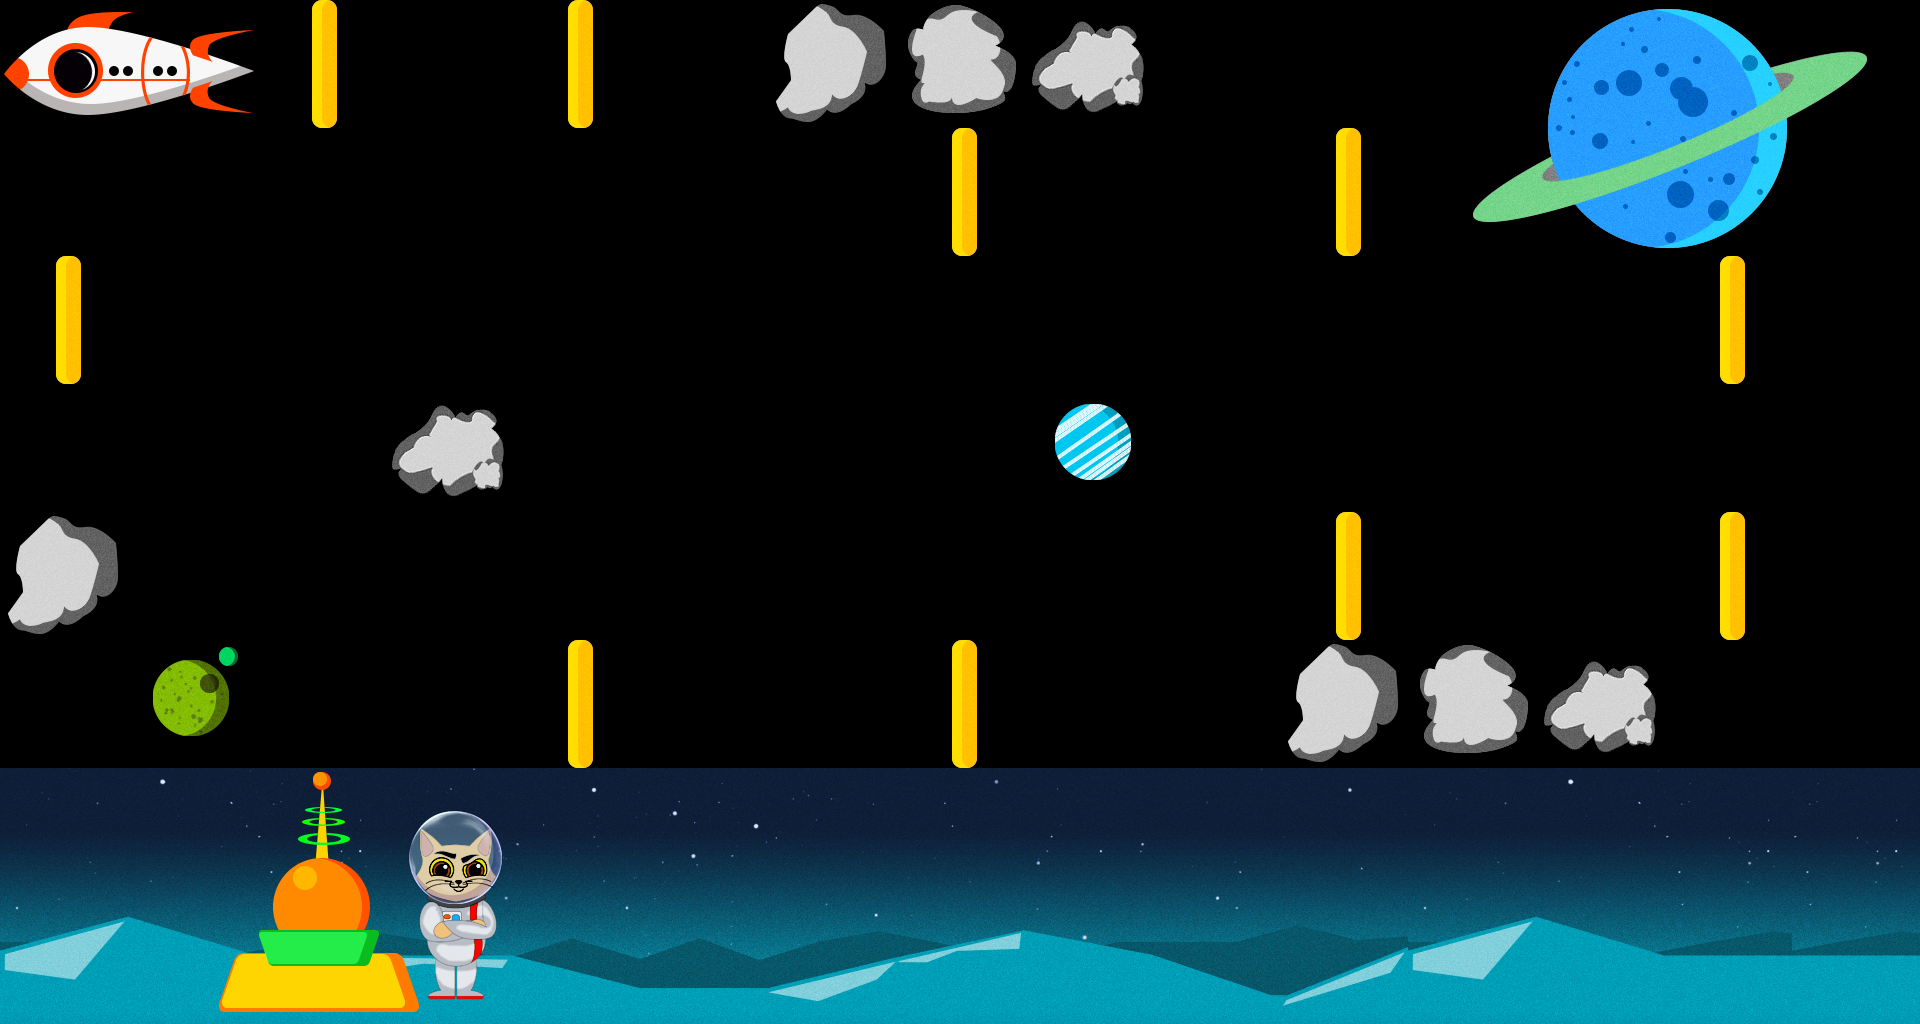

The image is a tile-based game level rendered from a .tmx file. Its description and complete source (layers, tilesets, objects, tile grids) follow:
An orthogonal 15x8 tile map with 128x128 px tiles, 3 tile layers (Tile Layer 1, Tile Layer 3, Tile Layer 2), 2 tilesets.

<map version="1.0" tiledversion="1.1.0" orientation="orthogonal" renderorder="right-down" width="15" height="8" tilewidth="128" tileheight="128" infinite="0" nextobjectid="1">
 <tileset firstgid="1" source="tiles.tsx" />
 <tileset firstgid="65" source="template_assets_v1.tsx" />
 <layer name="Tile Layer 1" width="15" height="8">
  <data encoding="csv">
0,0,0,0,0,0,0,0,0,0,0,0,0,0,0,
0,0,0,0,0,0,0,0,0,0,0,0,0,0,0,
0,0,0,0,0,0,0,0,0,0,0,0,0,0,0,
0,0,0,0,0,0,0,0,0,0,0,0,0,0,0,
0,0,0,0,0,0,0,0,0,0,0,0,0,0,0,
0,0,0,0,0,0,0,0,0,0,0,0,0,0,0,
158,159,160,161,162,163,164,165,166,167,168,158,159,160,160,
173,174,175,176,177,178,179,180,181,182,183,173,174,175,175
</data>
 </layer>
 <layer name="Tile Layer 3" width="15" height="8">
  <data encoding="csv">
0,0,0,0,0,0,0,0,0,0,0,0,0,0,0,
0,0,0,0,0,0,0,0,0,0,0,0,0,0,0,
0,0,0,0,0,0,0,0,0,0,0,0,0,0,0,
0,0,0,0,0,0,0,0,0,0,0,0,0,0,0,
0,0,0,0,0,0,0,0,0,0,0,0,0,0,0,
0,0,0,0,0,0,0,0,0,0,0,0,0,0,0,
0,0,0,138,0,0,0,0,0,0,0,0,0,0,0,
0,0,0,153,0,0,0,0,0,0,0,0,0,0,0
</data>
 </layer>
 <layer name="Tile Layer 2" width="15" height="8">
  <data encoding="csv">
92,93,119,0,119,0,133,134,135,0,0,82,83,84,85,
0,0,0,0,0,0,0,119,0,0,119,97,98,99,100,
119,0,0,0,0,0,0,0,0,0,0,0,0,119,0,
0,0,0,135,0,0,0,0,102,0,0,0,0,0,0,
133,0,0,0,0,0,0,0,0,0,119,0,0,119,0,
0,103,0,0,119,0,0,119,0,0,133,134,135,0,0,
0,89,90,91,0,0,0,0,0,0,0,89,0,91,0,
0,104,105,106,0,0,0,0,0,0,0,0,0,0,0
</data>
 </layer>
</map>